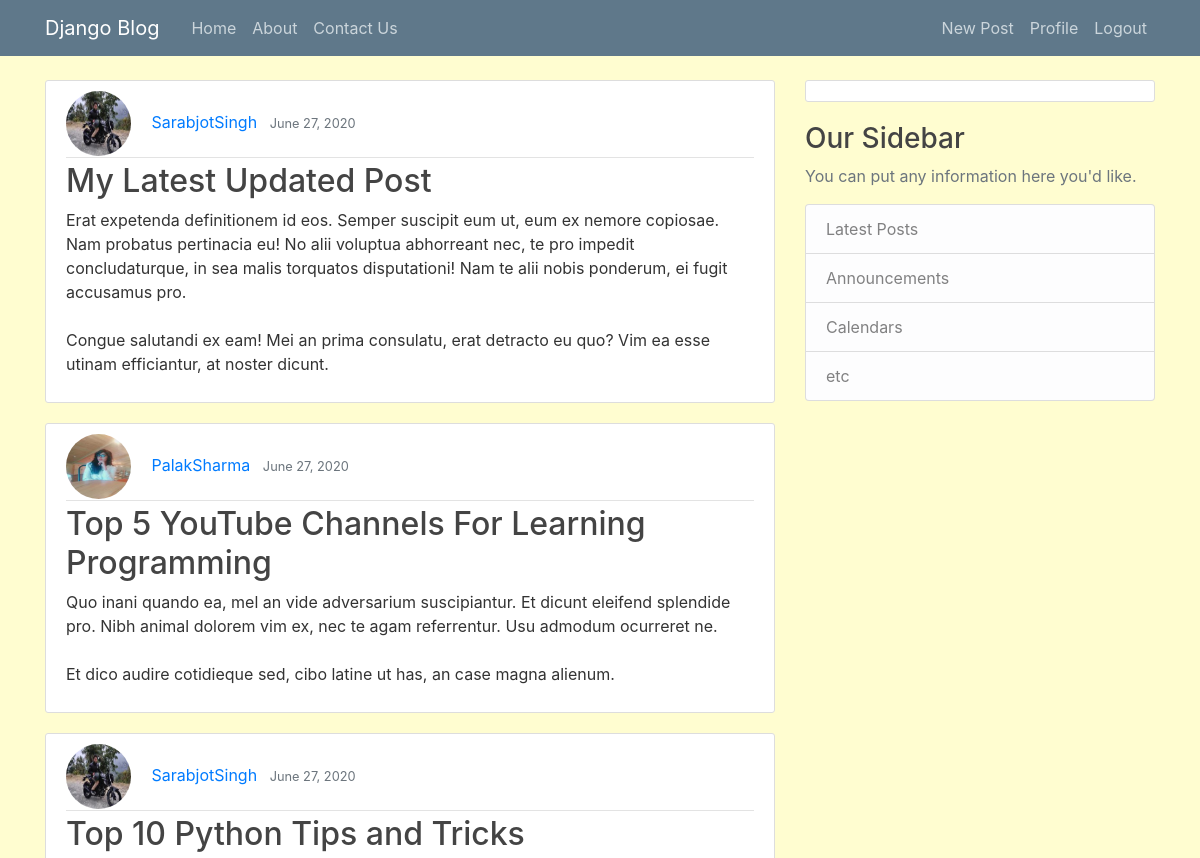
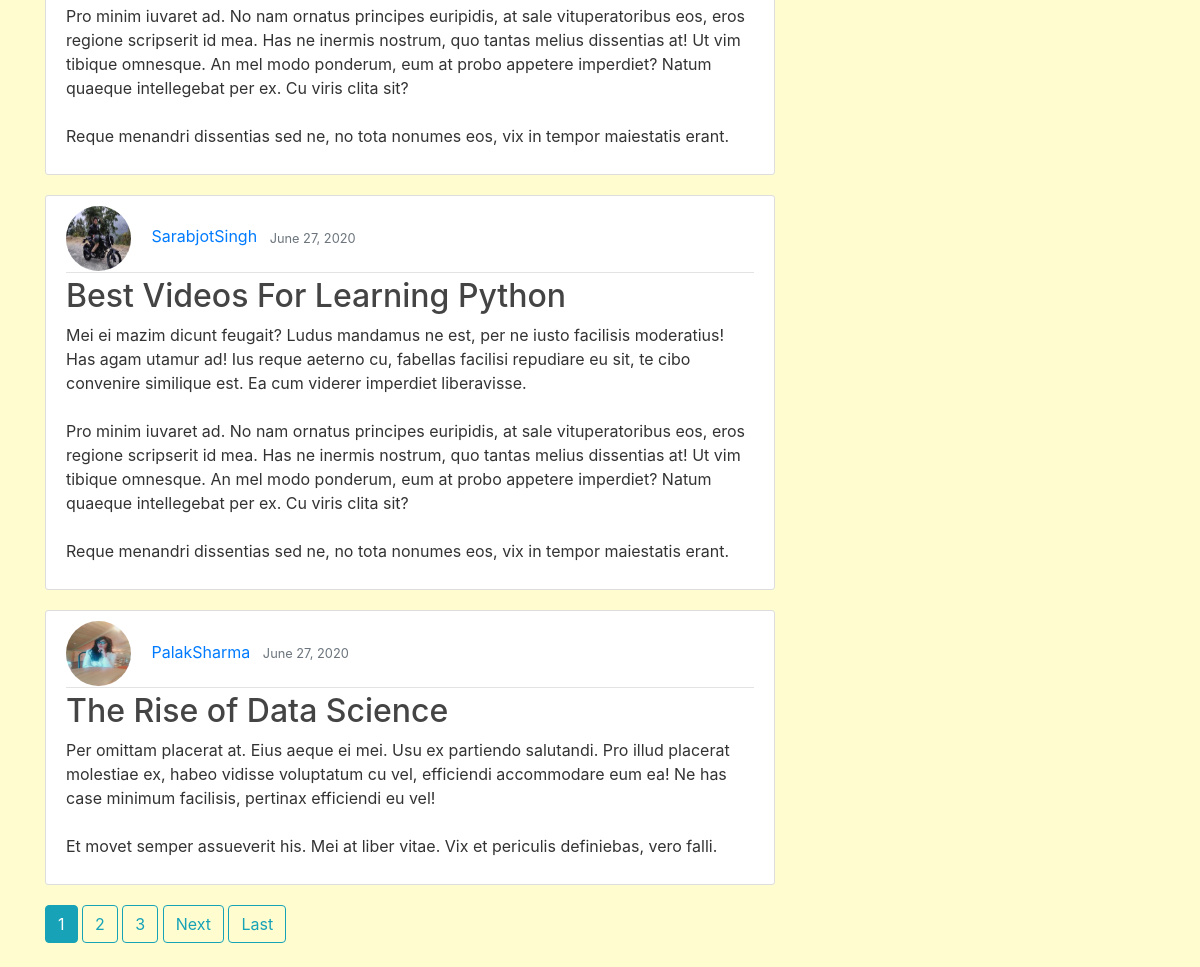
Page /blog/ (signed in) on the committed database (2 pictures, top to bottom).
### blog/models.py (models this page shows, shortened)
class Posts(models.Model):
    title = models.CharField(max_length = 50,default="Unknown Title")
    content = models.TextField()
    date_posted = models.DateTimeField(default=timezone.now)
    author = models.ForeignKey(User, on_delete=models.CASCADE)

### users/models.py (models this page shows, shortened)
class profile(models.Model):
    user = models.OneToOneField(User, on_delete = models.CASCADE)
    image = models.ImageField(default = 'default.png', upload_to = 'profile_pics')

### blog/views.py (the view)
# urls.py: path('', PostListView.as_view(), name='blog-home'),
class PostListView(LoginRequiredMixin, ListView):
    model = Posts
    template_name = 'blog/home.html'
    context_object_name = 'posts'
    ordering = ['-date_posted']
    paginate_by = 5

### blog/templates/blog/home.html (shortened to what this page needs)
{% extends 'blog/base.html' %}
{% block content %}
    {% for post in posts %}
        <article class="media content-section">
          <div class="media-body">
            <div class="article-metadata">
              <img class="rounded-circle article-img" src="{{ post.author.profile.image.url }}">
              <a class="mr-2" href="{% url 'user-posts' post.author.username %}">{{ post.author}}</a>
              <small class="text-muted">{{ post.date_posted|date:"F d, Y" }}</small>
            </div>
            <h2><a class="article-title" href="{% url 'post-detail' post.id %}">{{ post.title }}</a></h2>
            <p class="article-content">{{ post.content }}</p>
          </div>
        </article>
    {% endfor %}
    {% if is_paginated %}
        {% for num in page_obj.paginator.page_range %}
            {% if page_obj.number == num %}
                <a class="btn btn-info mb-4" href="?page={{ num }}">{{ num }}</a>
            {% elif num > page_obj.number|add:'-3' and num < page_obj.number|add:'3' %}
                <a class="btn btn-outline-info mb-4" href="?page={{ num }}">{{ num }}</a>
            {% endif %}
        {% endfor %}
        {% if page_obj.has_next %}
            <a class="btn btn-outline-info mb-4" href="?page={{ page_obj.next_page_number }}">Next</a>
            <a class="btn btn-outline-info mb-4" href="?page={{ page_obj.paginator.num_pages }}">Last</a>
        {% endif %}
    {% endif %}
{% endblock content %}

### blog/templates/blog/base.html (shortened to what this page needs)
{% load static %}
<html>
<head>
    <link rel="stylesheet" href="https://stackpath.bootstrapcdn.com/bootstrap/4.5.0/css/bootstrap.min.css">
    <link rel="stylesheet" type="text/css" href="{% static 'blog/main.css' %}">
</head>
<body>
    <header class="site-header">
      <nav class="navbar navbar-expand-md navbar-dark bg-steel fixed-top">
        <div class="container">
          <a class="navbar-brand mr-4" href="{% url 'blog-home' %}">Django Blog</a>
          <div class="collapse navbar-collapse" id="navbarToggle">
            <div class="navbar-nav mr-auto">
              <a class="nav-item nav-link" href="{% url 'blog-home'%}">Home</a>
              <a class="nav-item nav-link" href="{% url 'blog-about'%}">About</a>
              <a class="nav-item nav-link" href="{% url 'blog-contact'%}">Contact Us</a>
            </div>
            <div class="navbar-nav">
              {% if user.is_authenticated %}
                <a class="nav-item nav-link" href="{% url 'post-create'%}">New Post</a>
                <a class="nav-item nav-link" href="{% url 'profile' %}">Profile</a>
                <a class="nav-item nav-link" href="{% url 'logout' %}">Logout</a>
              {% else %}
                <a class="nav-item nav-link" href="{% url 'login' %}">Login</a>
                <a class="nav-item nav-link" href="{% url 'register' %}">Register</a>
              {% endif %}
            </div>
          </div>
        </div>
      </nav>
    </header>
    <main role="main" class="container">
      <div class="row">
        <div class="col-md-8">
          {% block content %}{% endblock %}
        </div>
        <div class="col-md-4">
          <p class="content-section">
            <h3>Our Sidebar</h3>
            <p class='text-muted'>You can put any information here you'd like.
              <ul class="list-group">
                <li class="list-group-item list-group-item-light">Latest Posts</li>
                <li class="list-group-item list-group-item-light">Announcements</li>
                <li class="list-group-item list-group-item-light">Calendars</li>
                <li class="list-group-item list-group-item-light">etc</li>
              </ul>
            </p>
          </div>
        </div>
    </main>
</html>

### blog/static/blog/main.css (style rules this page uses)
body { background: #FFFDD0; color: #333333; margin-top: 5rem; }
h1, h2, h3, h4, h5, h6 { color: #444444; }
ul { margin: 0; }
.bg-steel { background-color: #5f788a; }
.site-header .navbar-nav .nav-link { color: #cbd5db; }
.content-section { background: #ffffff; padding: 10px 20px; border: 1px solid #dddddd; border-radius: 3px; margin-bottom: 20px; }
.article-title { color: #444444; }
.article-content { white-space: pre-line; }
.article-img { height: 65px; width: 65px; margin-right: 16px; }
.article-metadata { padding-bottom: 1px; margin-bottom: 4px; border-bottom: 1px solid #e3e3e3 }

### rows in the picture
Posts: author.profile.image (picture), author "SarabjotSingh", date_posted "June 27, 2020", title "My Latest Updated Post", content "Erat expetenda definitionem id eos. Semper suscipit eum ut, eum ex nemore copiosae. Nam probatus pertinacia eu! No alii voluptua abhorreant nec, te pro impedit concludaturque, in sea malis torquatos disputationi! Nam te alii nobis ponderum, ei fugit accusamus pro. Congue salutandi ex eam! Mei an prima consulatu, erat detracto eu quo? Vim ea esse utinam efficiantur, at noster dicunt."
Posts: author.profile.image (picture), author "PalakSharma", date_posted "June 27, 2020", title "Top 5 YouTube Channels For Learning Programming", content "Quo inani quando ea, mel an vide adversarium suscipiantur. Et dicunt eleifend splendide pro. Nibh animal dolorem vim ex, nec te agam referrentur. Usu admodum ocurreret ne. Et dico audire cotidieque sed, cibo latine ut has, an case magna alienum."
Posts: author.profile.image (picture), author "SarabjotSingh", date_posted "June 27, 2020", title "Top 10 Python Tips and Tricks", content "Pro minim iuvaret ad. No nam ornatus principes euripidis, at sale vituperatoribus eos, eros regione scripserit id mea. Has ne inermis nostrum, quo tantas melius dissentias at! Ut vim tibique omnesque. An mel modo ponderum, eum at probo appetere imperdiet? Natum quaeque intellegebat per ex. Cu viris clita sit? Reque menandri dissentias sed ne, no tota nonumes eos, vix in tempor maiestatis erant."
Posts: author.profile.image (picture), author "SarabjotSingh", date_posted "June 27, 2020", title "Best Videos For Learning Python", content "Mei ei mazim dicunt feugait? Ludus mandamus ne est, per ne iusto facilisis moderatius! Has agam utamur ad! Ius reque aeterno cu, fabellas facilisi repudiare eu sit, te cibo convenire similique est. Ea cum viderer imperdiet liberavisse. Pro minim iuvaret ad. No nam ornatus principes euripidis, at sale vituperatoribus eos, eros regione scripserit id mea. Has ne inermis nostrum, quo tantas melius dissentias at! Ut vim tibique omnesque. An mel modo ponderum, eum at probo appetere imperdiet? Natum quaeque intellegebat per ex. Cu viris clita sit? Reque menandri dissentias sed ne, no tota nonumes eos, vix in tempor maiestatis erant."
Posts: author.profile.image (picture), author "PalakSharma", date_posted "June 27, 2020", title "The Rise of Data Science", content "Per omittam placerat at. Eius aeque ei mei. Usu ex partiendo salutandi. Pro illud placerat molestiae ex, habeo vidisse voluptatum cu vel, efficiendi accommodare eum ea! Ne has case minimum facilisis, pertinax efficiendi eu vel! Et movet semper assueverit his. Mei at liber vitae. Vix et periculis definiebas, vero falli."

### other values in the picture
{{ num }} "1"
{{ num }} "2" "3"
